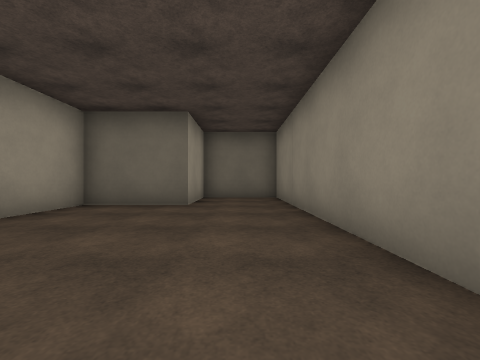
[1] (above)

16 first-person views from a walk through a 3-D level made in the Godot game engine. The camera is 1.2 m above the floor, looks level and sees 90° across. The floor is counted in squares, 2 m on a side. Each view is taken from the middle of a square. On the plan, view 1 faces up. The plan holds only what a view shows up to about 9 squares ahead; the rest is blank. Flat picture figures and markers are left out. Characters and animated objects are not drawn. Some surface patterns are stand-ins.

[2]
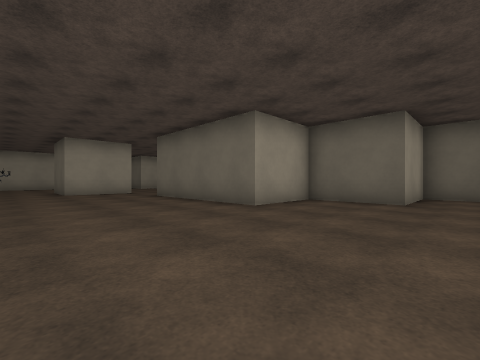

[3]
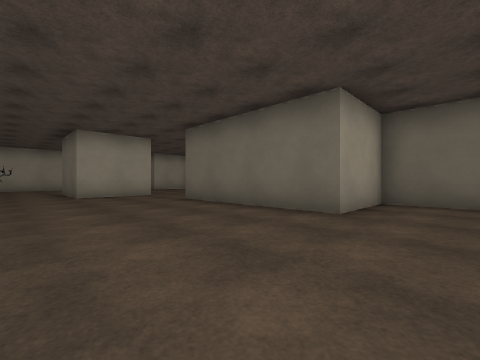

[4]
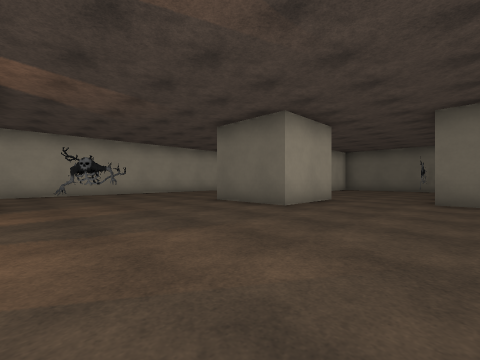

[5]
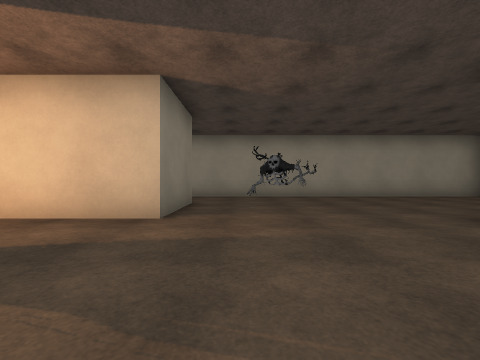

[6]
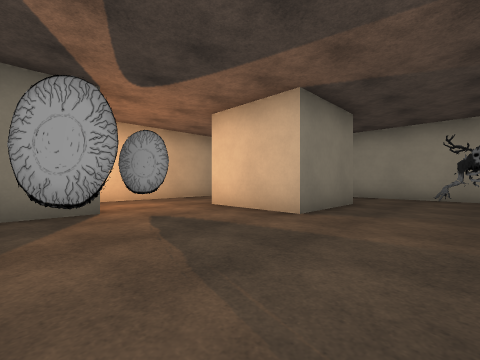

[7]
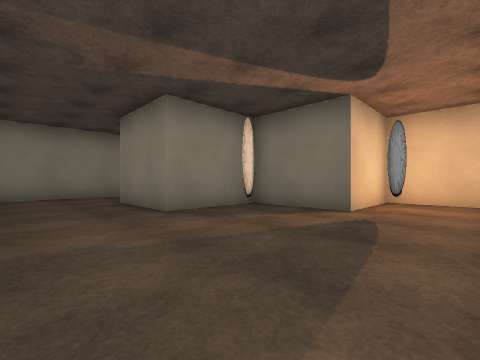

[8]
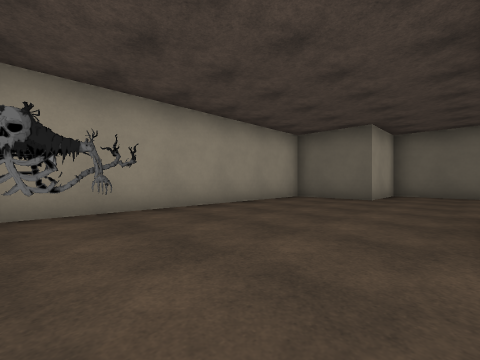

[9]
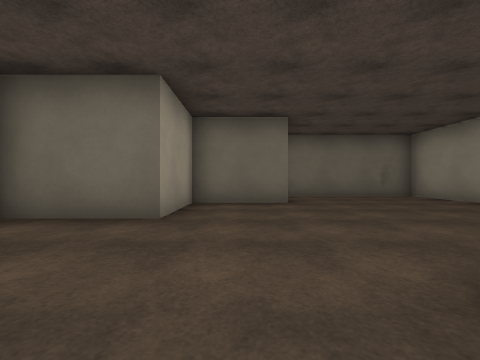

[10]
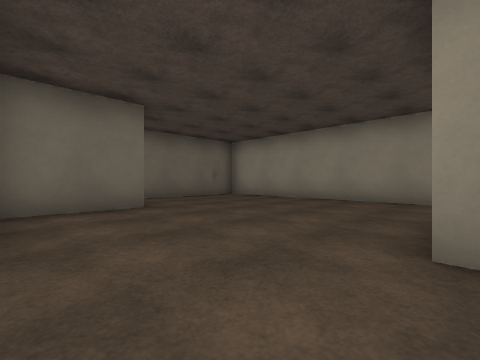

[11]
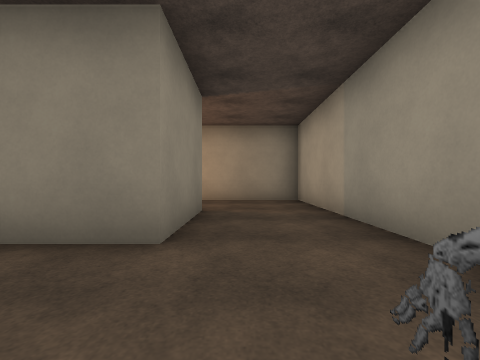

[12]
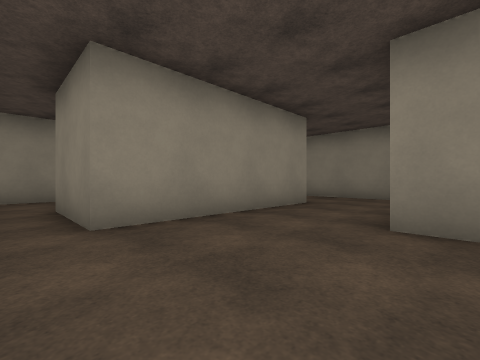

[13]
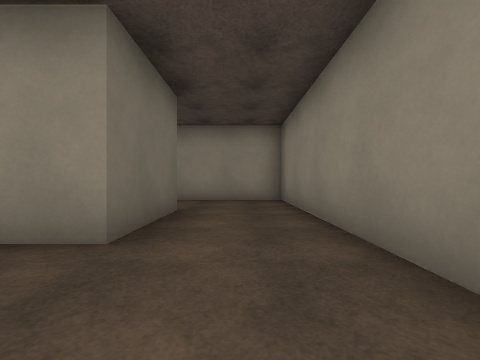

[14]
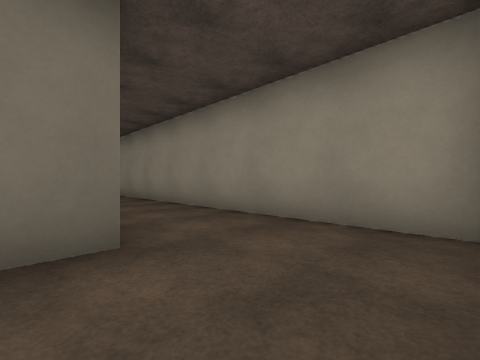

[15]
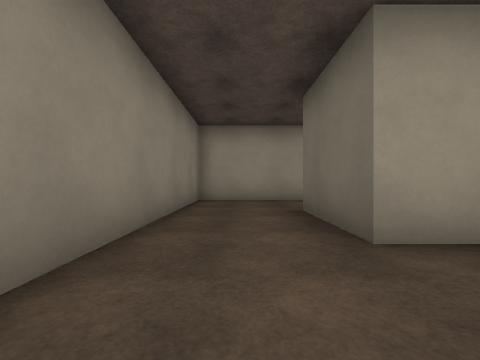

[16]
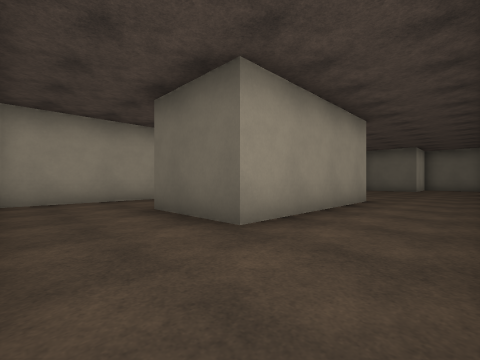

### Floor plan
Points are (right, up) in squares from view 1. A wall is a line through its corners. A room is listed if a view was taken in it or the views show most of it. See-through windows are left out.
Room 1 (views 1, 2, 3, 4, 5, 6, 7, 8, 9, 10, 11, 12, 13, 14, 15, 16)
walls: (-8.7, 3.8) (-8.7, 10.7) (-13.2, 10.7); (-11.2, 3.2) (-11.2, 0.8) (-13.8, 0.8); (-3.8, -1.8) (-1.2, -1.8) (-1.2, -6.8) (-3.8, -6.8) (-3.8, -1.8); (-6.2, -5.5) (-6.2, -9.3) (1.3, -9.3) (1.3, 8.2) (-1.2, 8.2) (-1.2, 5.8) (-3.7, 5.8) (-3.7, 3.3) (-8.8, 3.3); (-12, -6.7) (-11.8, -7.3); (-13.8, 8.2) (-16.2, 8.2) (-16.2, 5.8) (-18.8, 5.8) (-18.8, -9.3) (-11.3, -9.3) (-11.3, -6.8) (-8.7, -6.8) (-8.7, -4.3) (-6.2, -4.3); (-16.3, -6.8) (-16.3, -4.3) (-13.8, -4.3) (-13.8, -6.8)

Positions as (right, up) in squares from view 1, and headings:
1: (0, 0), facing up
2: (0, -1), facing up-left
3: (-2, -1), facing up-left
4: (-8, -4), facing up-left
5: (-10, -3), facing left
6: (-10, -2), facing down-left
7: (-13, -2), facing down-right
8: (-14, -2), facing up-left
9: (-15, 2), facing up
10: (-16, 3), facing up-right
11: (-17, -2), facing down
12: (-7, -1), facing down-right
13: (-6, -8), facing right
14: (-2, -9), facing up-right
15: (1, -8), facing left
16: (1, -9), facing up-left
